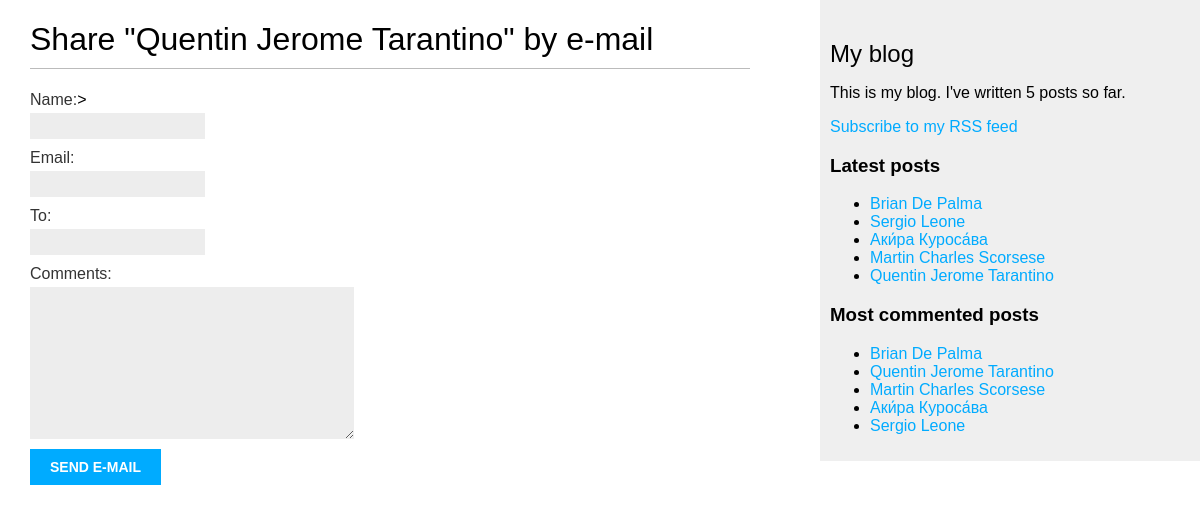
/blog/1/share/, run on an earlier commit of the app's database.
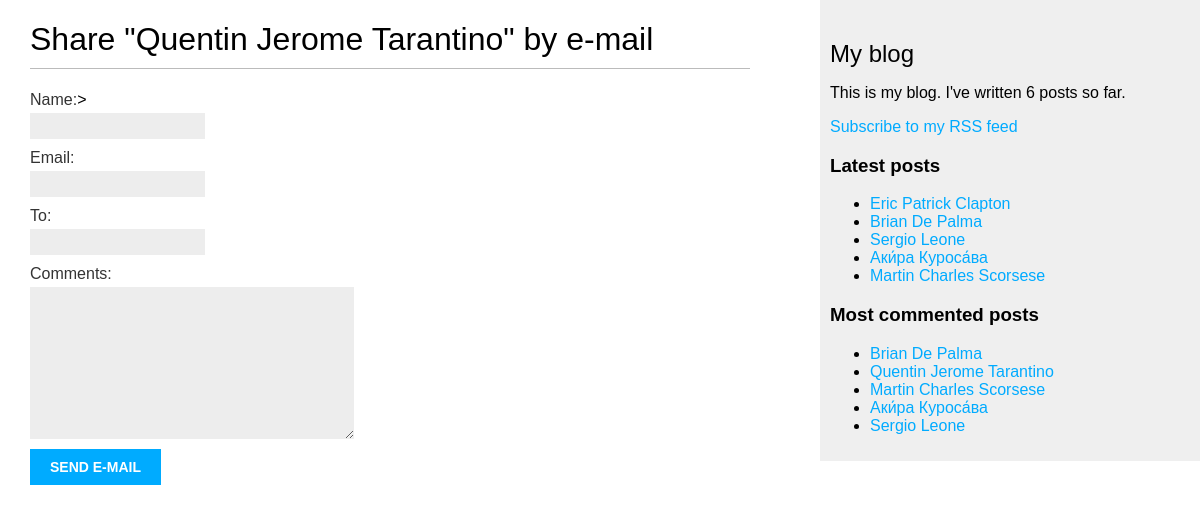
And on a later commit of the database.
### blog/models.py (models this page shows, shortened)
class Post(models.Model):
    class Status(models.TextChoices):
        DRAFT = 'DF', 'Draft'
        PUBLISHED = 'PB', 'Published'
    title = models.CharField(max_length=250)
    slug = models.SlugField(max_length=250,
                            unique_for_date='publish')
    author = models.ForeignKey(User,
                               on_delete=models.CASCADE,
                               related_name='blog_posts')
    body = models.TextField()
    publish = models.DateTimeField(default=timezone.now)
    created = models.DateTimeField(auto_now_add=True)
    updated = models.DateTimeField(auto_now=True)
    status = models.CharField(max_length=2,
                              choices=Status.choices,
                              default=Status.DRAFT)
    objects = models.Manager()  # менеджер по умолчанию
    published = PublishedManager()  # конкретно-прикладной менеджер
    class Meta:
        ordering = ['-publish']
        indexes = [
            models.Index(fields=['-publish']),
        ]
    def get_absolute_url(self):
        return reverse('blog:post_detail',
                       args=[self.publish.year,
                             self.publish.month,
                             self.publish.day,
                             self.slug])
    tags = TaggableManager()

### blog/views.py (the view)
def post_share(request, post_id):
    post = get_object_or_404(Post,
                             id=post_id,
                             status=Post.Status.PUBLISHED)
    sent = False
    if request.method == 'POST':
        form = EmailPostForm(request.POST)
        if form.is_valid():
            cd = form.cleaned_data
            post_url = request.build_absolute_uri(
                post.get_absolute_url())
            subject = f"{cd['name']} recommends you read " \
                      f"{post.title}"
            message = f"Read {post.title} at {post_url}\n\n" \
                      f"{cd['name']}\'s comments: {cd['comments']}"
            send_mail(subject, message, 'your_account@gmail.com',
                      [cd['to']])
            sent = True
    else:
        form = EmailPostForm()
    return render(request, 'blog/post/share.html', {'post': post,
                                                    'form': form,
                                                    'sent': sent})

### blog/forms.py
class EmailPostForm(forms.Form):
    name = forms.CharField(max_length=25)
    email = forms.EmailField()
    to = forms.EmailField()
    comments = forms.CharField(required=False,
                               widget=forms.Textarea)

### blog/models.py (called while the page is built)
    def get_queryset(self):
        return super().get_queryset().filter(status=Post.Status.PUBLISHED)

### blog/templatetags/blog_tags.py (called while the page is built)
@register.simple_tag
def total_posts():
    return Post.published.count()

@register.inclusion_tag('blog/post/latest_posts.html')
def show_latest_posts(count=5):
    latest_posts = Post.published.order_by('-publish')[:count]
    return {'latest_posts': latest_posts}

@register.simple_tag
def get_most_commented_posts(count=5):
    return Post.published.annotate(total_comments=Count(
             'comments')).order_by('-total_comments')[:count]

### blog/templates/blog/post/share.html (shortened to what this page needs)
{% extends "blog/base.html" %}
{% block content %}
  {% if sent %}
    <h1>E-mail successfully sent</h1>
    <p>
      "{{ post.title }}" was successfully sent
      to {{ form.cleaned_data.to }}.
    </p>
  {% else %}
    <h1>Share "{{ post.title }}" by e-mail</h1>
    <form method="post">
      {{ form.as_p }}
      <input type="submit" value="Send e-mail">
    </form>>
  {% endif %}
{% endblock %}

### blog/templates/blog/base.html (shortened to what this page needs)
{% load blog_tags %}
{% load static %}
<!DOCTYPE html>
<html>
<head>
    <link href="{% static 'css/blog.css' %}" rel="stylesheet">
</head>
<body>
  <div id="content">
    {% block content %}
    {% endblock %}
  </div>
  <div id="sidebar">
      <h2>My blog</h2>
      <p>
          This is my blog.
          I've written {% total_posts %} posts so far.
      </p>
      <p>
        <a href="{% url 'blog:post_feed' %}">
        Subscribe to my RSS feed
        </a>
      </p>
      <h3>
          Latest posts
      </h3>
      {% show_latest_posts %}
      <h3>Most commented posts</h3>
 {% get_most_commented_posts as most_commented_posts %}
   <ul>
     {% for post in most_commented_posts %}
     <li>
     <a href="{{ post.get_absolute_url }}">{{ post.title }}</a>
     </li>
     {% endfor %}
   </ul>
  </div>
</body>
</html>

### blog/templates/blog/post/latest_posts.html
<ul>
  {% for post in latest_posts %}
    <li>
      <a href="{{ post.get_absolute_url }}">{{ post.title }}</a>
    </li>
  {% endfor %}
</ul>

What changed in the data, as far as the page shows it:
no longer on one of the page's lists (row edited): Post: title "Quentin Jerome Tarantino"
added Post: title "Eric Patrick Clapton", shown under "Latest posts"
Also different on the page:
text no longer shown: "5"
text now shown: "6"
